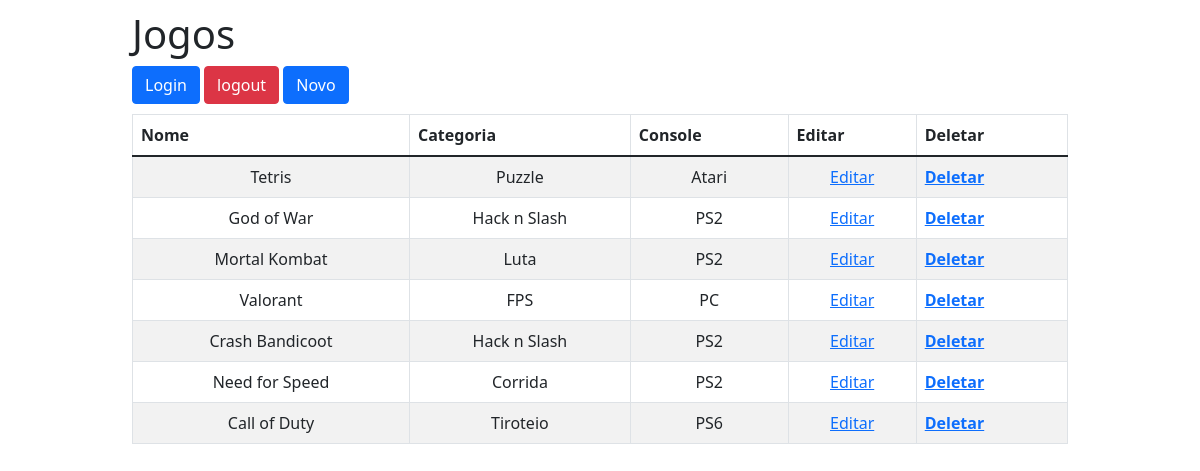
The page / on the database its author committed.
### models.py (models this page shows, shortened)
class Jogos(db.Model):
    id = db.Column(db.Integer, primary_key=True, autoincrement=True)
    nome = db.Column(db.String(), nullable=False)
    categoria = db.Column(db.String(), nullable=False)
    console = db.Column(db.String(), nullable=False)

### routes_game.py (the view)
@rotas.route('/')
def index():
    lista = Jogos.query.order_by(Jogos.id)
    return render_template('lista.html', titulo='Jogos', jogos=lista)

### templates/lista.html
{% extends "template.html" %}
{% block conteudo %}
        <a class="btn btn-primary" href="{{url_for('rotas.login')}}">Login</a>
        <a class="btn btn-danger" href="{{url_for('rotas.logout')}}">logout</a>
        <a class="btn btn-primary" href="{{url_for('rotas.novo')}}">Novo</a>
        <table class="table table-striped table-responsive table-bordered">
            <thead class="thead-default">
                <tr>
                    <th>Nome</th>
                    <th>Categoria</th>
                    <th>Console</th>
                    <th>Editar</th>
                    <th>Deletar</th>
                </tr>
            </thead>
            <tbody>
                {% for jogo in jogos %}
                <tr>
                    <td>{{ jogo.nome }}</td>
                    <td>{{ jogo.categoria }}</td>
                    <td>{{ jogo.console }}</td>
                    <td><a href="{{url_for('rotas.editar', id=jogo.id )}}">Editar</a> </td>
                    <th><a href="{{url_for('rotas.deletar', id=jogo.id )}}">Deletar</a> </th>
                </tr>
                {% endfor %}
            </tbody>
        </table>
{% endblock %}

### templates/template.html (shortened to what this page needs)
<!DOCTYPE html>
<html>
  <head>
    <link rel="stylesheet" href="{{ url_for('static', filename='bootstrap.css') }}">
    <link rel="stylesheet" href="{{url_for('static', filename='app.css')}}">
  </head>
  <body>
    <div class="container">
        <div class="page-header">
            <h1>{{ titulo }}</h1>
        </div>
        {% block conteudo %}{% endblock %}
    </div>
</body>
</html>

### static/app.css (style rules this page uses)
body { padding-top: 10px; }
.btn { margin-bottom: 10px; }
.container { border-radius: 4px; margin: auto; width: 80%; }
td { text-align: center; }

### rows shown on the page
Jogos: nome "Tetris", categoria "Puzzle", console "Atari"
Jogos: nome "God of War", categoria "Hack n Slash", console "PS2"
Jogos: nome "Mortal Kombat", categoria "Luta", console "PS2"
Jogos: nome "Valorant", categoria "FPS", console "PC"
Jogos: nome "Crash Bandicoot", categoria "Hack n Slash", console "PS2"
Jogos: nome "Need for Speed", categoria "Corrida", console "PS2"
Jogos: nome "Call of Duty", categoria "Tiroteio", console "PS6"

### other values the page prints
{{ titulo }} "Jogos"
